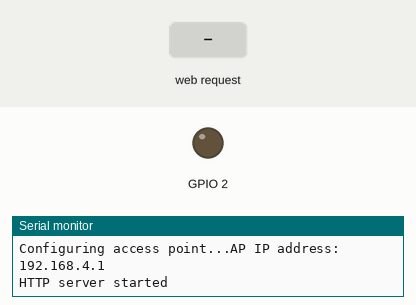
Recording of a sketch running on a simulated ESP8266 (NodeMCU). On the bench: output pins drawn as LEDs (lit = HIGH), the last lines printed to the serial monitor. Inputs (shaded band) come from the test bench.

Above: at 2.2 s.
2.3 s: HTTP request GET /onP2 received
At 3.1 s:
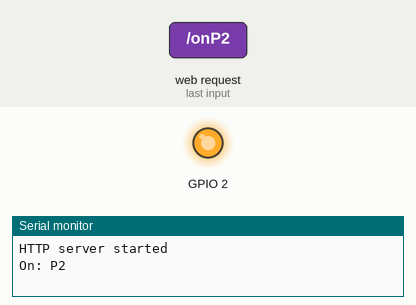
5.3 s: HTTP request GET /offP2 received
At 6.5 s:
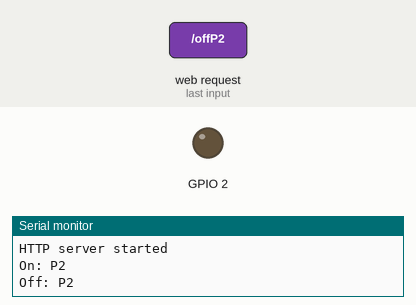
Timing chart, 0 to 8.3 s (numbered marks = the images above; inputs shaded):
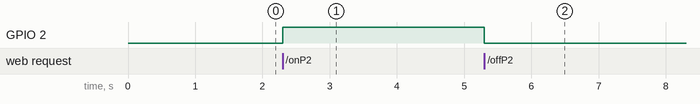

Measured:
- after the input at 2.3 s, GPIO 2: LOW → HIGH at once
- after the input at 5.3 s, GPIO 2: HIGH → LOW at once

The sketch:

esp-AP.ino
```cpp
/*


 */

/* Create a WiFi access point and provide a web server on it. */
/* you will need Arduino IDE for ESP8266 at https://github.com/esp8266/Arduino
to up load into a module containing the ESP8266 wifi chip only tested on ESP 01
the point is to have it as a web gate way to an Arduino collecting data from transducers
*/
#include <ESP8266WiFi.h>
#include <WiFiClient.h>
#include <ESP8266WebServer.h>
#include <ESP8266mDNS.h>

/* Set these to your desired credentials. */
const char *ssid = "control";
const char *password = "";
ADC_MODE(ADC_VCC);
ESP8266WebServer server(80);
int P2State = 0;
int P0State = 0;
int P12State = 0;
int P13State = 0;
int P14State = 0;
int P15State = 0;
int P16State = 0;
int sensorPin = A0;    // select the input pin
int sensorValue = 0;  // variable to store the value coming from the sensor
/* Just a little test message.  Go to http://192.168.4.1 in a web browser
 * connected to this access point to see it.
 */
void handleRoot() {
	char temp[400];
	P2State = digitalRead(2);
	P0State = digitalRead(0);
	P12State = digitalRead(12);
	P13State = digitalRead(13);
	P14State = digitalRead(14);
	P15State = digitalRead(15);
	P16State = digitalRead(16);
  sensorValue = ESP.getVcc();
	Serial.print("Reading: ");
	Serial.println();
	snprintf ( temp, 400,

"<html>\
  <head>\
    <meta http-equiv='refresh' content='5'/>\
    <title>station</title>\
  </head>\
  <body>\
    <h1>control server</h1>\
   <h2><a href=\"/onP2\">onP2 </a><a href=\"/offP2\"> offP2</a></h2>\
    <h2>P2: %02d</h2>\
    <h2>P0: %02d</h2>\
    <h2>P12: %02d</h2>\
    <h2>P13: %02d</h2>\
    <h2>P14: %02d</h2>\
    <h2>P15: %02d</h2>\
            <h2>P16: %02d</h2>\
<h2>supply: %04d mV</h2>\
  </body>\
</html>",
P2State, P0State, P12State, P13State, P14State, P15State, P16State, sensorValue


	);
	server.send ( 200, "text/html", temp );
	Serial.print("Reading: ");
	Serial.println();

}
void bouncepage() {
	char temp[400];
	snprintf ( temp, 400,

"<html><head><meta http-equiv='refresh' content=\"0;url=/ \"/><title>station</title>\
  </head>\
  <body>\
    <h1>OK!</h1>\
   <a href=\"/\">bach</a>\
  </body>\
</html>"
);
	server.send ( 200, "text/html", temp );
}


void handleOFFP2() {
        bouncepage();
	digitalWrite(2, 0);
	Serial.print("Off: P2 ");
	Serial.println();
}
void handleONP2() {
        bouncepage();
	digitalWrite(2, 1);
	Serial.print("On: P2 ");
	Serial.println();
}

void setup() {
 // ADC_MODE(ADC_VCC);
    // prepare GPIO2
  pinMode(2, OUTPUT);
  digitalWrite(2, 0);
	delay(1000);
	Serial.begin(115200);
	Serial.println();
	Serial.print("Configuring access point...");
	/* You can remove the password parameter if you want the AP to be open. */
	WiFi.softAP(ssid, password);

	IPAddress myIP = WiFi.softAPIP();
	Serial.print("AP IP address: ");
	Serial.println(myIP);
	server.on("/", handleRoot);
        server.on ( "/onP2", handleONP2 );
       server.on ( "/offP2", handleOFFP2 );
	server.begin();
	Serial.println("HTTP server started");
}

void loop() {
	server.handleClient();
}
```
